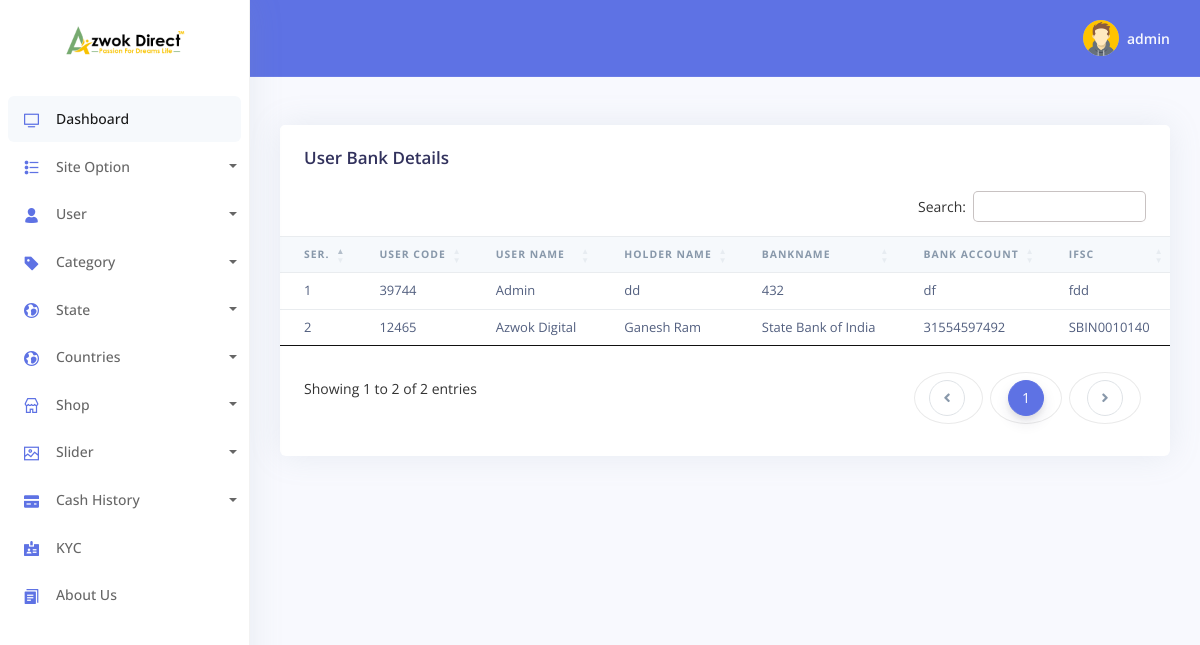
The page /admin/bank.php (signed in) on the database its author committed.
### tables this page shows
CREATE TABLE `tbl_logo` (
  `id` int NOT NULL,
  `logo` varchar(240) NOT NULL,
  `front` varchar(240) NOT NULL
);

CREATE TABLE `tbl_bank` (
  `id` int NOT NULL,
  `userCode` varchar(240) NOT NULL,
  `userName` varchar(240) NOT NULL,
  `bankName` varchar(240) NOT NULL,
  `bankAccount` varchar(240) NOT NULL,
  `ifsc` varchar(240) NOT NULL
);

CREATE TABLE `tbl_users` (
  `uid` int NOT NULL,
  `customId` varchar(240) DEFAULT NULL,
  `name` varchar(240) NOT NULL,
  `email` varchar(240) NOT NULL,
  `mobile` varchar(240) DEFAULT NULL,
  `address` varchar(240) DEFAULT NULL,
  `nominee` varchar(240) DEFAULT NULL,
  `relation` varchar(240) DEFAULT NULL,
  `password` varchar(240) NOT NULL,
  `pin` varchar(240) NOT NULL DEFAULT '0',
  `state` varchar(240) NOT NULL,
  `country` varchar(200) NOT NULL,
  `sponserId` varchar(240) NOT NULL DEFAULT '1',
  `placementId` varchar(240) NOT NULL DEFAULT '0',
  `side` varchar(240) NOT NULL DEFAULT '1',
  `rightSide` varchar(240) NOT NULL DEFAULT '0',
  `leftSide` varchar(240) NOT NULL DEFAULT '0',
  `leftCount` int NOT NULL DEFAULT '0',
  `rightCount` int NOT NULL DEFAULT '0',
  `blance` varchar(240) NOT NULL DEFAULT '0',
  `regDate` datetime DEFAULT CURRENT_TIMESTAMP,
  `status` varchar(240) NOT NULL DEFAULT '0',
  `eligible` int NOT NULL DEFAULT '0',
  `birth` varchar(240) DEFAULT NULL,
  `selfPurches` varchar(240) DEFAULT NULL,
  `gender` varchar(240) NOT NULL
);

### config/Functions.php (called while the page is built, shortened)
<?php
     class Functions{
          public $host=	DB_HOST;
		public $user=	DB_USER;
		public $pass=	DB_PASS;
          public $name= 	DB_NAME;
          public $link;
          public function dbConnect(){
               $this->link= new mysqli($this->host,$this->user,$this->pass,$this->name);
          }
          public function select($query){
               $exicute=$this->link->query($query) or die(mysqli_error($this->link));
               if($exicute->num_rows>0){
                    return $exicute;
               }else{
                    return false;
               }
          }
     }

### Classes/admin/Siteinfo.php (called while the page is built, shortened)
<?php
     class Siteinfo{
             private $db;
             public function __construct(){
                  $this->db=new Functions();
             }
          public function getLogo(){
               $query="SELECT * from tbl_logo";
               $exicute=$this->db->select($query);
               if($exicute){
                    return $exicute;
                }else{
                     return false;
                }
          }
     }

### Classes/admin/User.php (called while the page is built, shortened)
<?php
     class User{
             private $db;
             public function __construct(){
                  $this->db=new Functions();
             }
            public function getAllUserBAnk(){
               $query="SELECT b.*,u.blance,u.name from tbl_bank as b,tbl_users as u where b.userCode=u.customId";
               $exicute=$this->db->select($query);
               if($exicute){
                    return $exicute;
               }else{
                    return false;
               }
          }
     }

### admin/bank.php (the view, shortened to what this page needs)
<?php include('template/load-header.php')?>
<?php include('template/sidebar.php')?>
<?php include('template/header.php')?>
    <div class="container-fluid mt--6">
      <div class="row">
        <div class="col">
          <div class="card">
            <div class="card-header border-0">
              <h3 class="mb-0">User Bank Details</h3>
            </div>
            <div class="table-responsive">
              <table id="example" class="table align-items-center table-flush">
                <thead class="thead-light">
                  <tr>
                    <th scope="col" class="sort" data-sort="name" >Ser.</th>
                    <th scope="col" class="sort" data-sort="name"  >User Code</th>
                    <th scope="col" class="sort" data-sort="name"  >User Name</th>
                    <th scope="col" class="sort" data-sort="name"  >Holder Name</th>
                    <th scope="col" class="sort" data-sort="name"  >bankName</th>
                    <th scope="col" class="sort" data-sort="name"  >bank Account</th>
                    <th scope="col" class="sort" data-sort="name"  >IFSC</th>
                  </tr>
                </thead>
                <tbody class="list">
                <?php
                  $result=$user->getAllUserBank();
                  if($result){
                    $i='';
                    while($value=$result->fetch_assoc()){
                      $i++;
                ?>
                 <tr>
                   <td><?php echo $i?></td>
                   <td><?php echo $value['userCode']?></td>
                    <td><?php echo $value['name']?></td>
                   <td><?php echo $value['userName']?></td>
                   <td><?php echo $value['bankName']?></td>
                   <td><?php echo $value['bankAccount']?></td>
                   <td><?php echo $value['ifsc']?></td>
                 </tr>
                <?php }}?>
                </tbody>
              </table>
            </div>
          </div>
        </div>
      </div>
  <?php include('template/footer.php')?>

### admin/template/sidebar.php (shortened to what this page needs)
<body>
  <nav class="sidenav navbar navbar-vertical  fixed-left  navbar-expand-xs navbar-light bg-white" id="sidenav-main">
    <div class="scrollbar-inner">
      <div class="sidenav-header  align-items-center">
        <a class="navbar-brand" href="../index.php">
          <?php
            $result=$site->getLogo();
            if($result){
              while($value=$result->fetch_assoc()){
          ?>
          <img src="<?php echo $value['logo'];?>" class="navbar-brand-img" alt="...">
          <?php }}?>
        </a>
      </div>
      <div class="navbar-inner">
        <div class="collapse navbar-collapse" id="sidenav-collapse-main">
          <ul class="navbar-nav">
            <li class="nav-item">
              <a class="nav-link active" href="dashboard.php">
                <i class="ni ni-tv-2 text-primary"></i>
                <span class="nav-link-text">Dashboard</span>
              </a>
            </li>
            <li class="nav-item">
              <a href="#" class="dropdown-toggle nav-link" id="ddlmenuItem" data-toggle="dropdown"><i class="ni ni-bullet-list-67 text-primary"></i>Site Option</a>
            </li>
            <li class="nav-item">
            <a href="#" class="dropdown-toggle nav-link" id="ddlmenuItem" data-toggle="dropdown"><i class="ni ni-single-02 text-primary"></i>User</a>
          </li>
            <li class="nav-item">
                <a href="#" class="dropdown-toggle nav-link" id="ddlmenuItem" data-toggle="dropdown"><i class="ni ni-tag text-primary"></i>Category</a>
            </li>
            <li class="nav-item">
            <a href="#" class="dropdown-toggle nav-link" id="ddlmenuItem" data-toggle="dropdown"><i class="ni ni-world text-primary"></i>State</a>
          </li>
          <li class="nav-item">
            <a href="#" class="dropdown-toggle nav-link" id="ddlmenuItem" data-toggle="dropdown"><i class="ni ni-world text-primary"></i>Countries</a>
          </li>
            <li class="nav-item">
              <a href="#" class="dropdown-toggle nav-link" id="ddlmenuItem" data-toggle="dropdown"><i class="ni ni-shop text-primary"></i>Shop</a>
            </li>
            <li class="nav-item">
              <a href="#" class="dropdown-toggle nav-link" id="ddlmenuItem" data-toggle="dropdown"><i class="ni ni-image text-primary"></i>Slider</a>
            </li>
            <li class="nav-item">
              <a href="#" class="dropdown-toggle nav-link" id="ddlmenuItem" data-toggle="dropdown"><i class="ni ni-credit-card text-primary"></i>Cash History</a>
            </li>
            <li class="nav-item">
              <a class="nav-link" href="kyc.php">
                <i class="ni ni-badge text-primary"></i>
                <span class="nav-link-collection">KYC</span>
              </a>
            </li>
            <li class="nav-item">
              <a class="nav-link" href="About.php">
                <i class="ni ni-single-copy-04 text-primary"></i>
                <span class="nav-link-collection">About Us</span>
              </a>
            </li>
          </ul>
        </div>
      </div>
    </div>
  </nav>

### assets/css/style.css (style rules this page uses)
body { background: #f7f7f7; }
* { padding: 0; margin:0; }
ul li { position: relative; }

### rows shown on the page
tbl_logo: logo (picture)
tbl_bank: userCode "39744", tbl_users.name "Admin", userName "dd", bankName "432", bankAccount "df", ifsc "fdd"
tbl_bank: userCode "12465", tbl_users.name "Azwok Digital", userName "Ganesh Ram", bankName "State Bank of India", bankAccount "31554597492", ifsc "SBIN0010140"

### other values the page prints
Session::get('admin') "admin"
